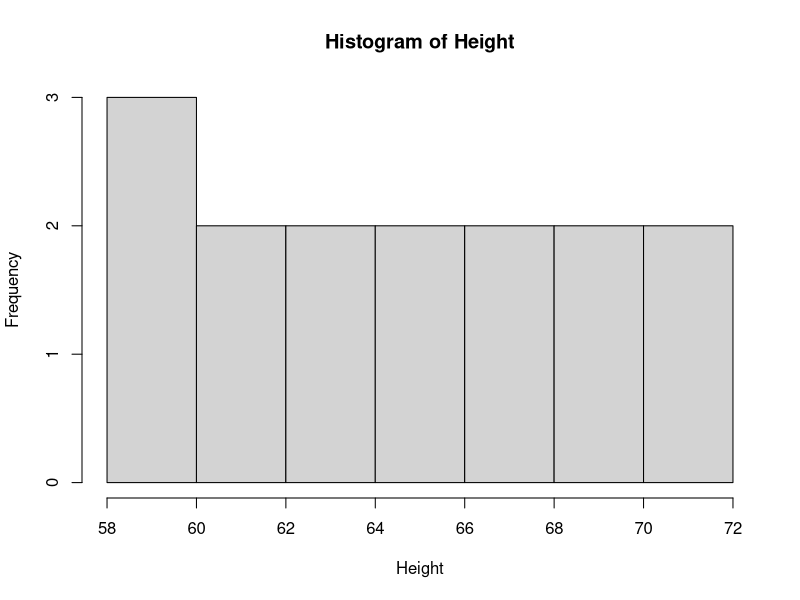
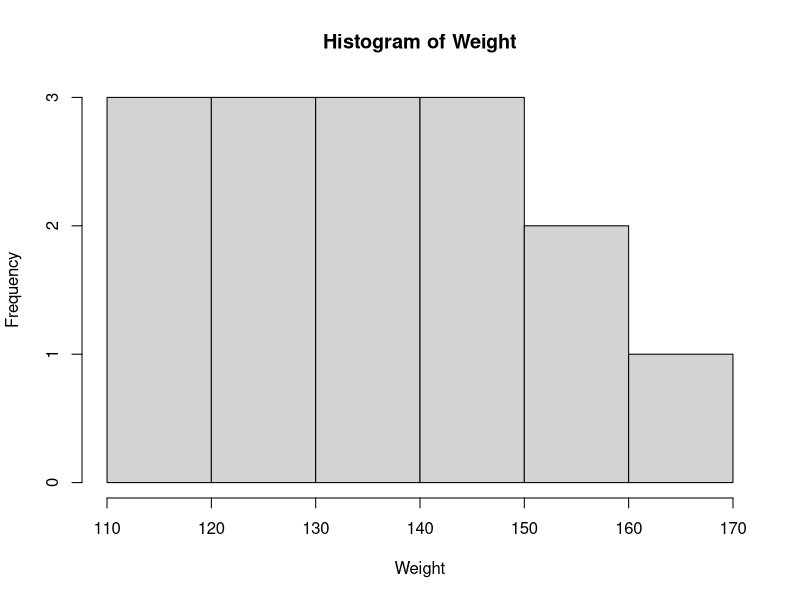
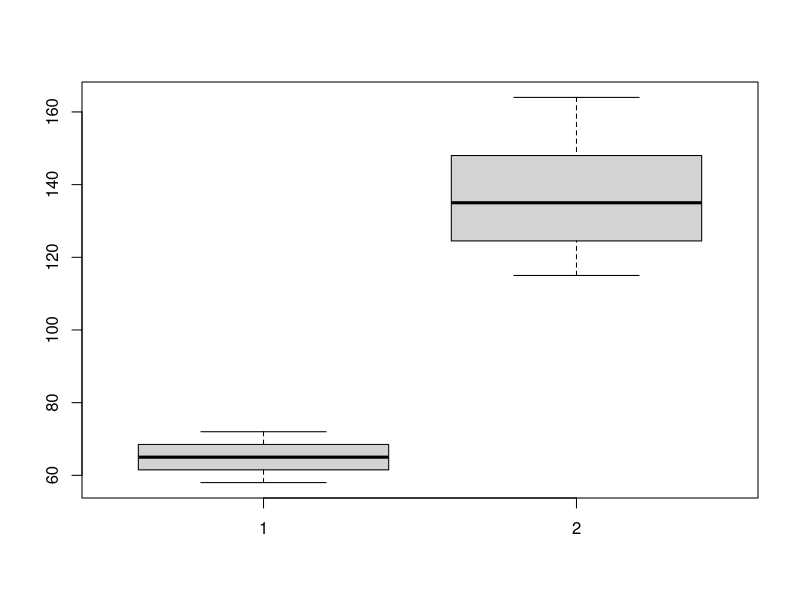
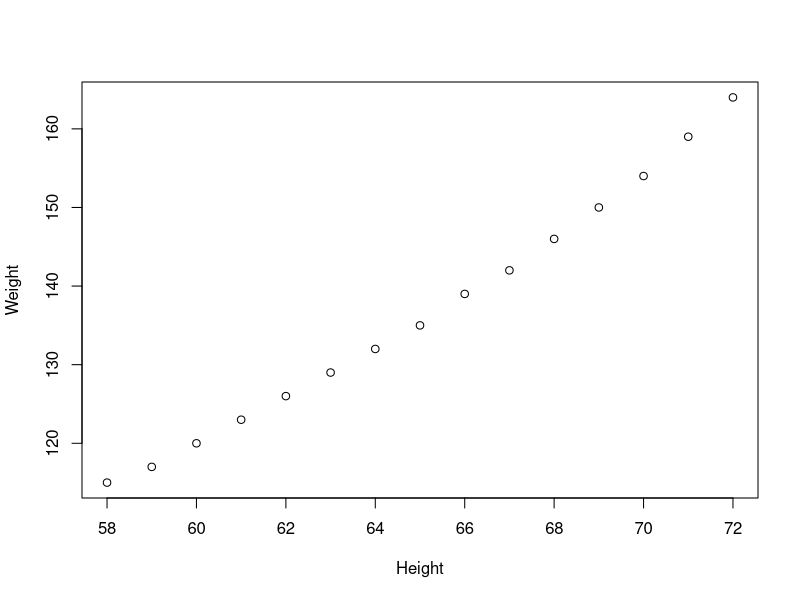
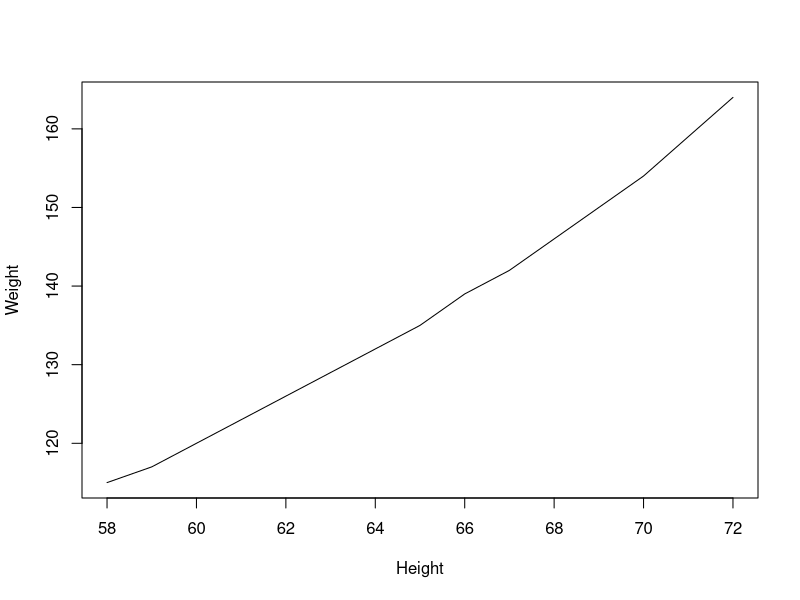
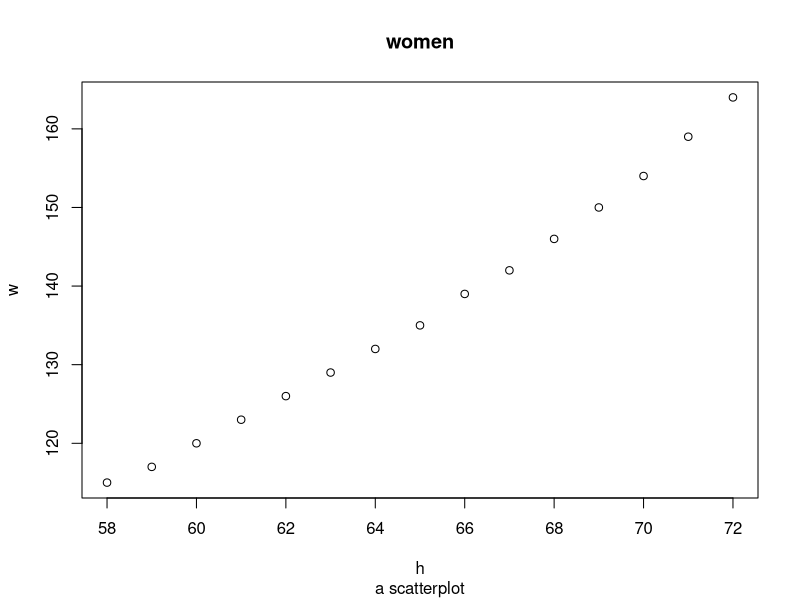
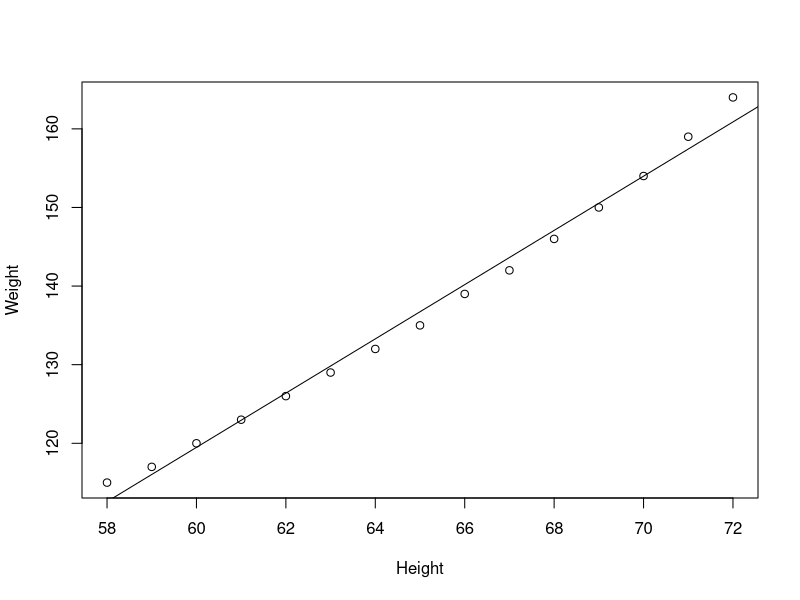
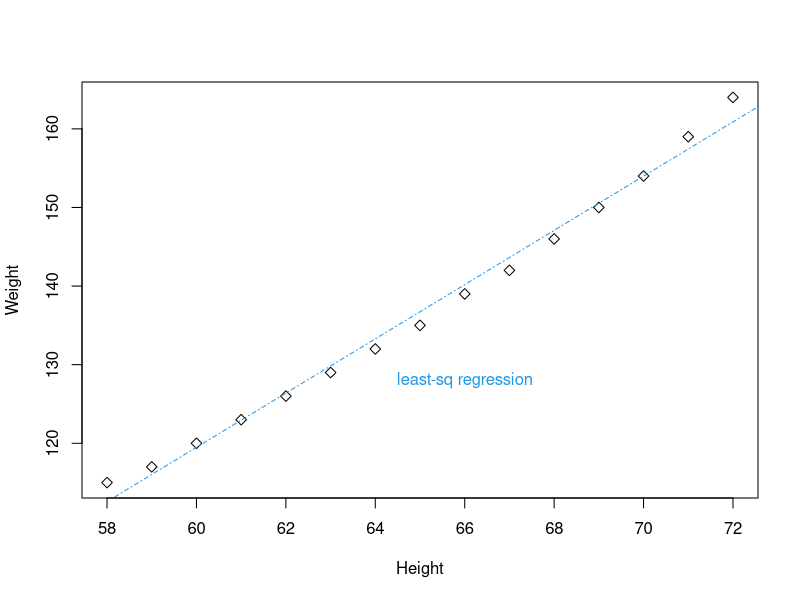

Reproduce these figures in R, in order.
# Exploratory Data Analysis and Visualisation 11374/11517
# Week 2 Lab 
# Introduction to R

# example: defining a function
hello<-function() cat("Hello, world!")
hello()
# that would return you the text

# another example
cube<-function(x) {x^3}
cube(1)
cube(3)

# arithmetic operators in R
# + addition
# - subtraction
# * multiplication
# / division
# ^ exponentiation (i.e. raising to power)
# == is equal to
# ! = is not equal to
# < is less than
# <= is less than or equal to
# > is greater than
# >= is greater than or equal to
# && and
# || or
# ! not

# example: logic test
3 < 5
3 > 5
3 > 5 || 3 < 5

# abs() the absolute value of the argument
# floor() the integer part of the argument
# sqrt() the square root of the argument
# exp(), log(), log10() exponential and log functions
# sin(), cos(), tan() trigonometric functions
# asin(), acos(), atan() inverse trigonometric functions
# sinh(), cosh(), tanh() hyperbolic functions
# asinh(), acosh(), atanh() inverse hyperbolic functions

# trigonometric inputs should be in radians, not degree
# 30 = pi/6,  180 = pi
sin(pi/6)
sin(pi)

# storing objects
c<-5
c^3
c*5
sin(c)

# view stored objects
objects()
ls()

# to remove objects
rm(c)

# seq function
seq(10)
help(seq)
seq(2,20,2)

# rep function
rep(10)
help(rep)
rep(10,10)
rep(1,10)

# creating vector
x <- c(1, 0, 0)
y <- c(1, 2, 0)
z <- c(1, 2, 5)

# functions which can be applied on vectors

# length(x) number of elements in the argument x
# sort(x) sorts the elements of x into ascending order
# order(x) gives the ranks of the elements of x
# max(x), min(x) maximum or minimum of elements of x
# median(x) median value of the elements of x
# sum(x) sum of elements in x
# prod(x) product of elements in x
# mean(x) mean of all elements in x
# mean(x,trim=0.25) 25% trimmed mean of all elements in x
# var(x) sample variance-covariance matrix of x
# cor(x) sample correlation matrix of x


# creating matrices
cbind(x, y, z)
rbind(x, y, z)

# naming the matrix
mymat <- rbind(x, y, z)

# matrix operators
# ncol(amat) number of columns of amat
# nrow(amat) number of rows of amat
# t(amat) transpose of amat
# solve(amat) inverse of amat

# apply (matrix, 1 or 2, vector function)
# 1= row-wise, 2= column-wise
help(apply)
# here is mymat
mymat
# to calculate the mean of each column
apply(mymat,2,mean)
# to calculate the mean of each row
apply(mymat,1,mean)
# to sort row, R by default is column binding
apply(mymat,1,sort)
t(apply(mymat,1,sort))
# to sort column
apply(mymat, 2, sort)

# sweep, minus something from your matrix
help(sweep)
# every column -1
sweep(mymat, 2, 1)
# every column - its own mean
sweep(mymat, 2, apply(mymat, 2, mean))

# more examples of vector operations
y + z
y - z
y * z

# matrix multiplication
mymat %*% solve(mymat)

# correct an entry in vector
z
z[3]<-3
z

# matrix before
mymat
# locate an entry in a matrix
# [row, column]
# eg: row 3 column 3
mymat[3,3]

# rewrite the particular entry
mymat[3,3]<-3
# matrix after
mymat

# reading a dataset
# check for heading
# set the appropriate name
colnames(women)
# rename if necessary
names(women)<-c("Height","Weight")
colnames(women)

# attach data - this allows us to refer to the variable names within the dataset
attach(women)
Height
Weight

stem(Height)
stem(Weight)
hist(Height)
hist(Weight)
boxplot(Height,Weight)
plot(Height,Weight)

# to join the points on the plot
plot(Height,Weight,type="l")

# plotting tips
plot(Height,Weight,main="women", sub="a scatterplot", ylab="w", xlab="h")

# type= "l" to plot lines; "p" for points; "b" for both
# pch= A numeric value specifies a specific plotting symbol:
#  0=square, 1=octagon, 2=triangle,3=cross,
# 4=X, 5=diamond, 6=inverted triangle, etc.
# A character in double-quotes specifies a user-chosen plotting symbol
# (e.g. "o" will plot a lower-case "o" as the plotting symbol)
# lty= 1 for a solid line, 2 or higher for varying degrees of dashed or dotted lines
# col= 1 for black, 2= red, ...

plot(Height,Weight)
# adding a line
# abline(c(intercept,gradient))
abline(lsfit(Height,Weight)$coef)

# plotting with colours
plot(Height,Weight,pch=5)
abline(lsfit(Height,Weight)$coef, lty= 4, col=4)
# inserting text
text(66,128,labels="least-sq regression", col=4)

# inserting legend
help(legend)

plot(Height,Weight,pch=5)
abline(lsfit(Height,Weight)$coef, lty= 4, col=4)

legend(60,160,c("observation", "fitted line"), col = c(1, 4),
       lty = c(NA, 4), pch = c(5, NA))
